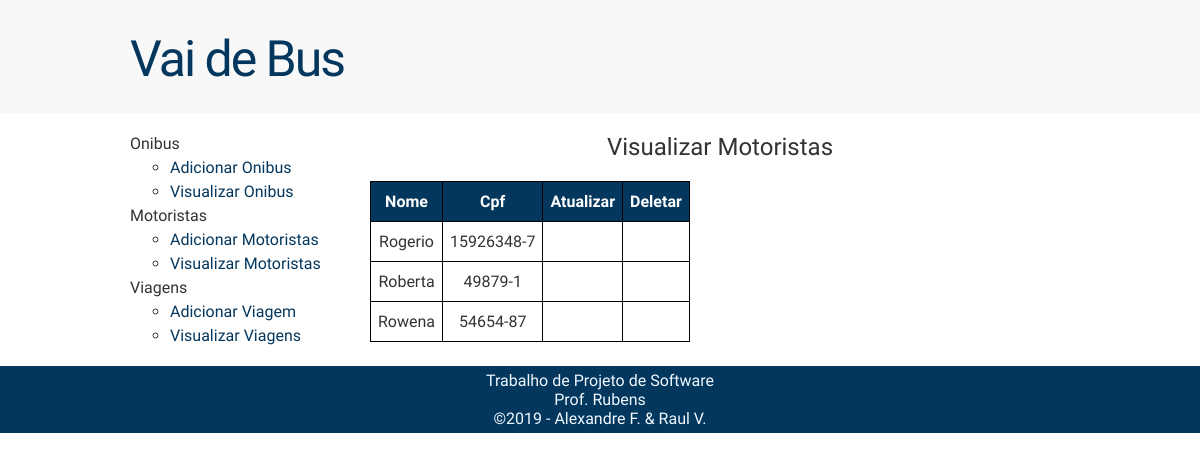
Page /admin/controlPanel/selectMotorista on the committed database.
### tables this page shows
CREATE TABLE pessoas	(id INTEGER NOT NULL PRIMARY KEY AUTOINCREMENT,
						cpf TEXT UNIQUE NOT NULL,
						nome TEXT NOT NULL,
						sexo TEXT NOT NULL,
						usuario TEXT UNIQUE NOT NULL,
						senha TEXT NOT NULL);

### admin.py (the view)
	@app.route ("/admin/controlPanel/selectMotorista", methods=["GET", "POST",])
	def selectMotorista ():
		if request.method == "GET":
			return render_template ("selectMotorista.html", dataMotoristas = dbSelectAllMotoristas ())

### database.py (called while the page is built)
def dbSelectAllMotoristas ():
	connection = sqlite3.connect ("CompOnibus.db")
	cursor = connection.cursor ()
	command = """
	SELECT nome, cpf
	FROM pessoas JOIN motoristas on cpf = cpfMotorista"""
	cursor.execute (command)
	data = cursor.fetchall ()
	connection.close ()
	return data

### templates/selectMotorista.html
{% extends "baseAdmin.html" %}
{% block style %}
<link rel="stylesheet" type="text/css" href="{{ url_for('static', filename='css/styleAdminSelect.css') }}">
{% endblock %}
{% block content %}
    <div class="visualizeBox">
        <h2 class="tituloMotoristas">Visualizar Motoristas</h2>
        <table>
        	<tr>
        		<th>Nome</th>
        		<th>Cpf</th>
                <th>Atualizar</th>
                <th>Deletar</th>
        	</tr>
        	{% for item in dataMotoristas %}
        		<tr>
        			{% for count in range (4) %}
        				<td> {{item[count]}} </td>
        			{% endfor %}
        		</tr>
        	{% endfor %}
        </table>
    </div>
{% endblock %}

### static/css/styleAdmin.css (style rules this page uses)
body { font-family: 'Ubuntu', sans-serif; color: #333; }
h1, h2, h3, h4, h5, h6 { font-weight: 500; margin: 15px 0 20px 0; }

### static/css/styleAdminSelect.css (style rules this page uses)
table, th, td { border: 1px solid black; border-collapse: collapse; }
th, td { padding: 10px 7px; text-align: center; }
table th { background-color: #03375D; color: white; }
h2 { text-align: center; }

### rows in the picture
pessoas: nome "Rogerio" "15926348-7"
pessoas: nome "Roberta" "49879-1"
pessoas: nome "Rowena" "54654-87"
